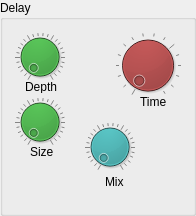
      <widget class="QGroupBox" name="delay">
       <property name="geometry">
        <rect>
         <x>240</x>
         <y>20</y>
         <width>196</width>
         <height>216</height>
        </rect>
       </property>
       <property name="title">
        <string>Delay</string>
       </property>
       <widget class="QDial" name="depth">
        <property name="geometry">
         <rect>
          <x>15</x>
          <y>25</y>
          <width>50</width>
          <height>64</height>
         </rect>
        </property>
        <property name="styleSheet">
         <string notr="true">background-color: #282</string>
        </property>
        <property name="notchesVisible">
         <bool>true</bool>
        </property>
       </widget>
       <widget class="QDial" name="size">
        <property name="geometry">
         <rect>
          <x>15</x>
          <y>90</y>
          <width>50</width>
          <height>64</height>
         </rect>
        </property>
        <property name="styleSheet">
         <string notr="true">background-color: #282</string>
        </property>
        <property name="notchesVisible">
         <bool>true</bool>
        </property>
       </widget>
       <widget class="QDial" name="mix">
        <property name="geometry">
         <rect>
          <x>85</x>
          <y>115</y>
          <width>50</width>
          <height>64</height>
         </rect>
        </property>
        <property name="styleSheet">
         <string notr="true">background-color: #288</string>
        </property>
        <property name="notchesVisible">
         <bool>true</bool>
        </property>
       </widget>
       <widget class="QDial" name="time">
        <property name="geometry">
         <rect>
          <x>115</x>
          <y>25</y>
          <width>66</width>
          <height>81</height>
         </rect>
        </property>
        <property name="styleSheet">
         <string notr="true">background-color: #600</string>
        </property>
        <property name="invertedAppearance">
         <bool>false</bool>
        </property>
        <property name="notchTarget">
         <double>6.700000000000000</double>
        </property>
        <property name="notchesVisible">
         <bool>true</bool>
        </property>
       </widget>
       <widget class="QLabel" name="label_77">
        <property name="geometry">
         <rect>
          <x>140</x>
          <y>95</y>
          <width>47</width>
          <height>13</height>
         </rect>
        </property>
        <property name="text">
         <string>Time</string>
        </property>
       </widget>
       <widget class="QLabel" name="label_78">
        <property name="geometry">
         <rect>
          <x>25</x>
          <y>80</y>
          <width>47</width>
          <height>13</height>
         </rect>
        </property>
        <property name="text">
         <string>Depth</string>
        </property>
       </widget>
       <widget class="QLabel" name="label_79">
        <property name="geometry">
         <rect>
          <x>30</x>
          <y>145</y>
          <width>47</width>
          <height>13</height>
         </rect>
        </property>
        <property name="text">
         <string>Size</string>
        </property>
       </widget>
       <widget class="QLabel" name="label_80">
        <property name="geometry">
         <rect>
          <x>105</x>
          <y>175</y>
          <width>47</width>
          <height>13</height>
         </rect>
        </property>
        <property name="text">
         <string>Mix</string>
        </property>
       </widget>
      </widget>
